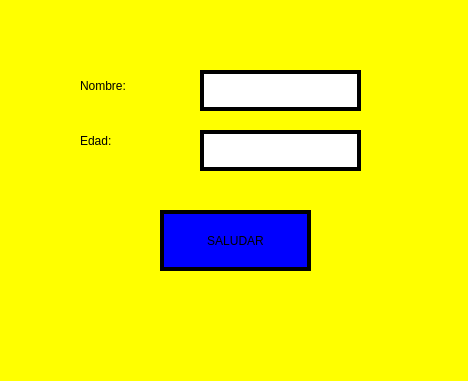
<?xml version="1.0" encoding="UTF-8"?>
<ui version="4.0">
 <class>MainWindow</class>
 <widget class="QMainWindow" name="MainWindow">
  <property name="geometry">
   <rect>
    <x>0</x>
    <y>0</y>
    <width>468</width>
    <height>381</height>
   </rect>
  </property>
  <property name="windowTitle">
   <string>MainWindow</string>
  </property>
  <property name="styleSheet">
   <string notr="true">background: color yellow

</string>
  </property>
  <widget class="QWidget" name="centralwidget">
   <widget class="QLabel" name="label">
    <property name="geometry">
     <rect>
      <x>80</x>
      <y>70</y>
      <width>111</width>
      <height>31</height>
     </rect>
    </property>
    <property name="styleSheet">
     <string notr="true">font: italic 15pt &quot;MS Sans Serif&quot;;</string>
    </property>
    <property name="text">
     <string>Nombre:</string>
    </property>
   </widget>
   <widget class="QLabel" name="label_2">
    <property name="geometry">
     <rect>
      <x>80</x>
      <y>130</y>
      <width>91</width>
      <height>21</height>
     </rect>
    </property>
    <property name="styleSheet">
     <string notr="true">font: italic 15pt &quot;MS Sans Serif&quot;;</string>
    </property>
    <property name="text">
     <string>Edad:</string>
    </property>
   </widget>
   <widget class="QLineEdit" name="txt_nombre">
    <property name="geometry">
     <rect>
      <x>200</x>
      <y>70</y>
      <width>161</width>
      <height>41</height>
     </rect>
    </property>
    <property name="font">
     <font>
      <pointsize>15</pointsize>
     </font>
    </property>
    <property name="styleSheet">
     <string notr="true">border: 4px solid black;
background-color: white;
border_radius: 4px;
</string>
    </property>
   </widget>
   <widget class="QLineEdit" name="txt_edad">
    <property name="geometry">
     <rect>
      <x>200</x>
      <y>130</y>
      <width>161</width>
      <height>41</height>
     </rect>
    </property>
    <property name="font">
     <font>
      <pointsize>15</pointsize>
     </font>
    </property>
    <property name="styleSheet">
     <string notr="true">border: 4px solid black;
background-color: white;
border_radius: 4px;
</string>
    </property>
   </widget>
   <widget class="QPushButton" name="btn_saludar">
    <property name="geometry">
     <rect>
      <x>160</x>
      <y>210</y>
      <width>151</width>
      <height>61</height>
     </rect>
    </property>
    <property name="styleSheet">
     <string notr="true">background:color blue;
font: 75 italic 15pt &quot;MS Sans Serif&quot;;
font: 75 italic 14pt &quot;MS Sans Serif&quot;;
border: 4px solid black;
border_radius: 25px;</string>
    </property>
    <property name="text">
     <string>SALUDAR</string>
    </property>
   </widget>
  </widget>
  <widget class="QMenuBar" name="menubar">
   <property name="geometry">
    <rect>
     <x>0</x>
     <y>0</y>
     <width>468</width>
     <height>26</height>
    </rect>
   </property>
  </widget>
  <widget class="QStatusBar" name="statusbar"/>
 </widget>
 <resources/>
 <connections/>
</ui>
